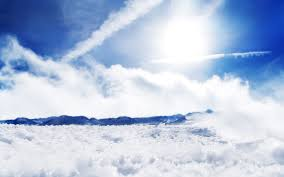
#> input picture lesson11_frequencydomain/img/clouds.jpg, 284 x 177 px
$ python fftnumpy.py
#> lines starting #> are read from the running program, lines starting #| are printed output that depends on the picture
import cv2
import numpy as np
from matplotlib import pyplot as plt
img = cv2.imread('../img/clouds.jpg',0)
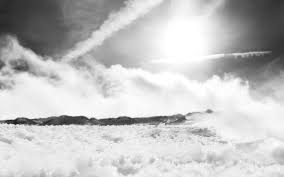
#> img: shape (177, 284); min 18, max 255, mean 195.5
cv2.imshow('Imagem Original', img)
f = np.fft.fft2(img)
fshift = np.fft.fftshift(f)
magnitude_spectrum = 20*np.log(np.abs(fshift))
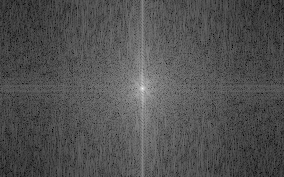
#> magnitude_spectrum: shape (177, 284) float64; min 45.96, max 322, mean 134.3; drawn with min black and max white
plt.subplot(121),plt.imshow(img, cmap = 'gray')
plt.title('Input Image'), plt.xticks([]), plt.yticks([])
plt.subplot(122),plt.imshow(magnitude_spectrum, cmap = 'gray')
plt.title('Magnitude Spectrum'), plt.xticks([]), plt.yticks([])
plt.savefig('../img/fftnumpy-messi.jpg')
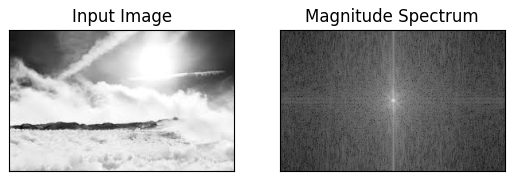
#> figure drawn by matplotlib, 2 panels
plt.show()
cv2.waitKey(0)
cv2.destroyAllWindows()

$ run again, with lesson11_frequencydomain/img/fftnumpy-sunny.jpg copied over lesson11_frequencydomain/img/clouds.jpg
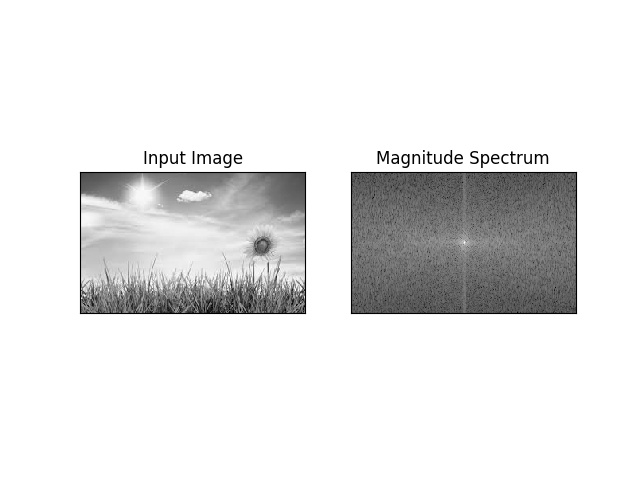
#> input picture lesson11_frequencydomain/img/fftnumpy-sunny.jpg, 640 x 480 px
#> img is the input picture: shape (480, 640); min 0, max 255, mean 229.1
#> `magnitude_spectrum = 20*np.log(np.abs(fshift))`:
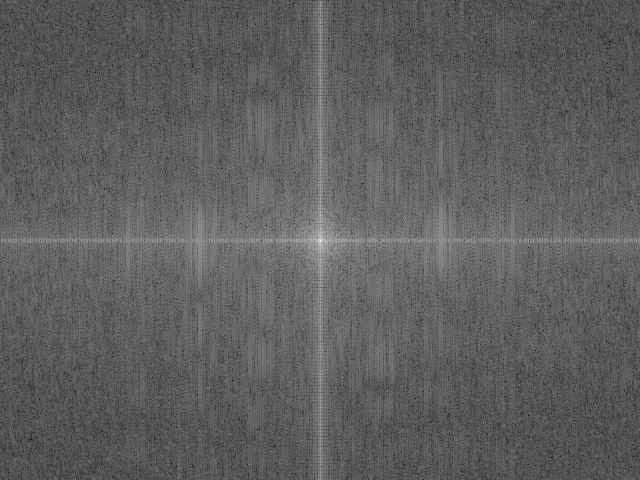
#> magnitude_spectrum: shape (480, 640) float64; min 48.26, max 361.4, mean 164.7; drawn with min black and max white
#> `plt.savefig('../img/fftnumpy-messi.jpg')`:
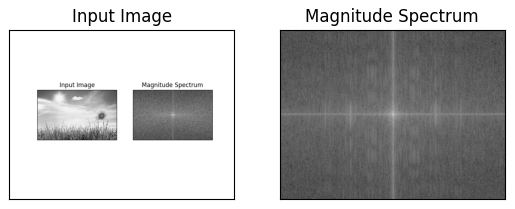
#> figure drawn by matplotlib, 2 panels
